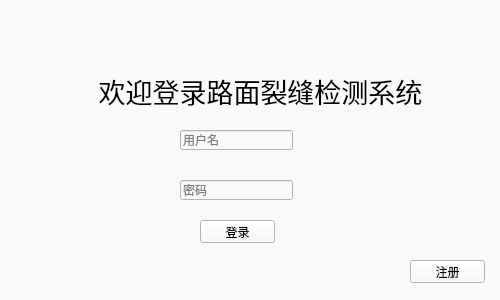
<?xml version="1.0" encoding="UTF-8"?>
<ui version="4.0">
 <class>Form</class>
 <widget class="QWidget" name="Form">
  <property name="geometry">
   <rect>
    <x>0</x>
    <y>0</y>
    <width>500</width>
    <height>300</height>
   </rect>
  </property>
  <property name="sizePolicy">
   <sizepolicy hsizetype="Fixed" vsizetype="Fixed">
    <horstretch>0</horstretch>
    <verstretch>0</verstretch>
   </sizepolicy>
  </property>
  <property name="minimumSize">
   <size>
    <width>500</width>
    <height>300</height>
   </size>
  </property>
  <property name="maximumSize">
   <size>
    <width>500</width>
    <height>300</height>
   </size>
  </property>
  <property name="windowTitle">
   <string>苏纳宇-基于深度学习的路面裂缝检测系统</string>
  </property>
  <property name="windowIcon">
   <iconset resource="../../apprcc.qrc">
    <normaloff>:/img/img/icons/swimming.png</normaloff>:/img/img/icons/swimming.png</iconset>
  </property>
  <property name="styleSheet">
   <string notr="true">background-color: rgb(249, 249, 249);</string>
  </property>
  <widget class="QLabel" name="label">
   <property name="geometry">
    <rect>
     <x>0</x>
     <y>0</y>
     <width>221</width>
     <height>51</height>
    </rect>
   </property>
   <property name="styleSheet">
    <string notr="true">border-image: url(:/img/Settings/main_window_img/school_logo.jpg);</string>
   </property>
   <property name="text">
    <string/>
   </property>
   <property name="pixmap">
    <pixmap>images/small_log.png</pixmap>
   </property>
  </widget>
  <widget class="QLabel" name="title">
   <property name="geometry">
    <rect>
     <x>50</x>
     <y>60</y>
     <width>421</width>
     <height>61</height>
    </rect>
   </property>
   <property name="font">
    <font>
     <family>Times New Roman</family>
     <pointsize>20</pointsize>
    </font>
   </property>
   <property name="text">
    <string>欢迎登录路面裂缝检测系统</string>
   </property>
   <property name="alignment">
    <set>Qt::AlignCenter</set>
   </property>
  </widget>
  <widget class="QLineEdit" name="edit_username">
   <property name="geometry">
    <rect>
     <x>180</x>
     <y>130</y>
     <width>113</width>
     <height>20</height>
    </rect>
   </property>
   <property name="placeholderText">
    <string>用户名</string>
   </property>
  </widget>
  <widget class="QLineEdit" name="edit_password">
   <property name="geometry">
    <rect>
     <x>180</x>
     <y>180</y>
     <width>113</width>
     <height>20</height>
    </rect>
   </property>
   <property name="placeholderText">
    <string>密码</string>
   </property>
  </widget>
  <widget class="QPushButton" name="btn_login">
   <property name="geometry">
    <rect>
     <x>200</x>
     <y>220</y>
     <width>75</width>
     <height>23</height>
    </rect>
   </property>
   <property name="text">
    <string>登录</string>
   </property>
  </widget>
  <widget class="QPushButton" name="btn_regeist">
   <property name="geometry">
    <rect>
     <x>410</x>
     <y>260</y>
     <width>75</width>
     <height>23</height>
    </rect>
   </property>
   <property name="text">
    <string>注册</string>
   </property>
  </widget>
 </widget>
 <resources>
  <include location="../../app.qrc"/>
  <include location="../../apprcc.qrc"/>
 </resources>
 <connections/>
</ui>
